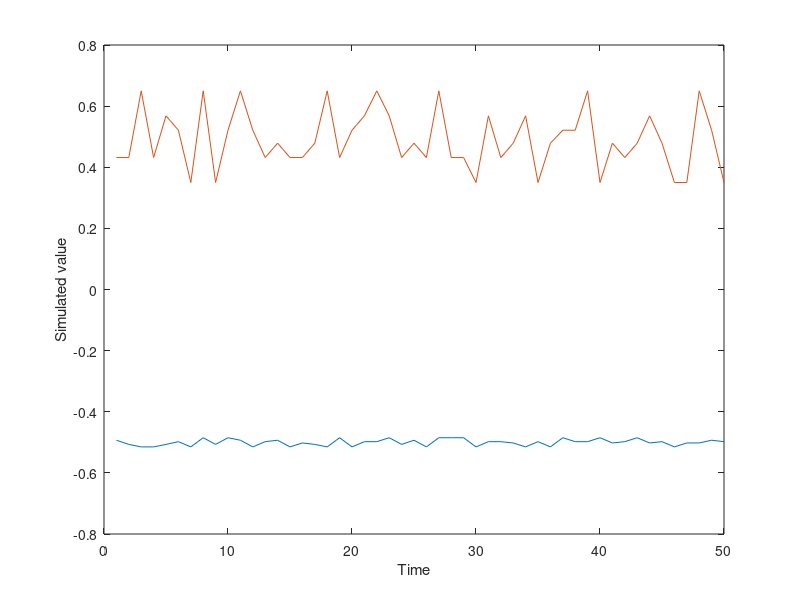

Reproduce this figure in MATLAB.
% Discretization_multi, written by M. Hatcher (m.c.hatcher@soton.ac.uk)
% This code shows how to approximate multiple IID-Normal processes using the
% method in Adda and Cooper (2003, Dynamic Economics) as in the notes 
% of Makoto Nakajima (https://makotonakajima.github.io/comp/).

n = 6;   %No. of states
N_shocks = 21;  %No of shocks to approximate
mu_vec = linspace(-0.5,0.5,N_shocks);  %Means of shock processes
sigma_vec = linspace(0.01,0.1,N_shocks);  %Standard deviations of shock processes
p(1:n,1) = 1/n;
T_sim = 500;   %Simulation length

%Housekeeping
m_i = NaN(n,1); e_i = m_i; e_vec_stack = NaN(N_shocks,T_sim);
states = NaN(n,N_shocks);  %matrices to fill

%Find abscissas and states

for j=1:N_shocks

    mu_e = mu_vec(j);   
    sigma_e = sigma_vec(j);

    for i=1:n-1
        m_i(i) = norminv(i/n)*sigma_e + mu_e;
    
        if i==1
            e_i(i) = mu_e - sigma_e*n*normpdf( (m_i(i)-mu_e)/sigma_e );
        else
            e_i(i) = mu_e - sigma_e*n*( normpdf( (m_i(i)-mu_e)/sigma_e ) -  normpdf( (m_i(i-1)-mu_e)/sigma_e ) );
        end
    end

e_i(n) = mu_e + sigma_e*n*normpdf( (m_i(n-1)-mu_e)/sigma_e );

%Obtain draws
    for t=1:T_sim    
        e_vec_stack(j,t) = randsample(e_i,1);
    end

end

%Plot first and last simuated series
figure(1)
plot(e_vec_stack(1,1:50)), ylabel('Simulated value'), xlabel('Time'), hold on,
plot(e_vec_stack(N_shocks,1:50))

%Sanity checks
mean_sim_lower = min( mean(e_vec_stack,2) )
mean_sim_upper = max( mean(e_vec_stack,2) )
sd_sim_lower = min( sqrt( var(e_vec_stack,0,2) ) )
sd_sim_upper = max( sqrt( var(e_vec_stack,0,2) ) )

        
        

    




